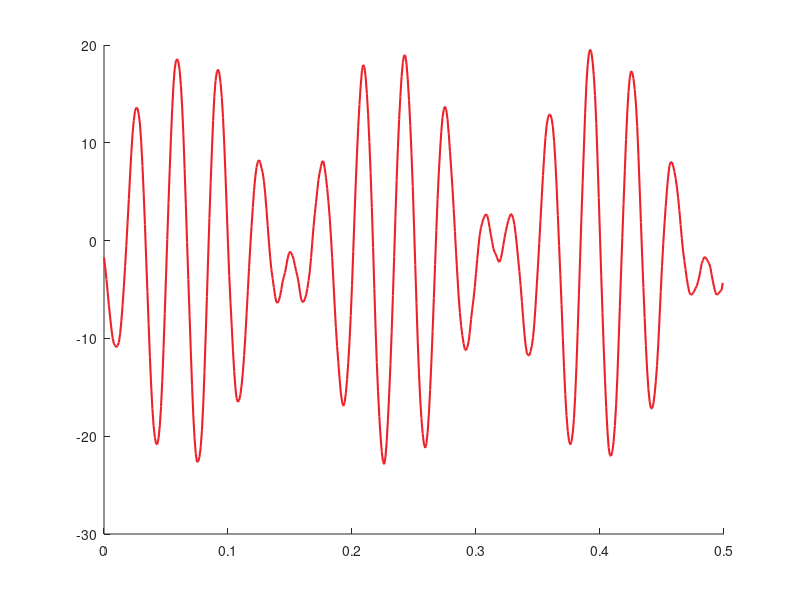

Here is the MATLAB script that generated this plot: (Note: this script raises an error after producing the figure.)
close all
clear

input_curve = load('./data/Measure_unknown.txt');
track_input = load('./data/KF_track_unknown_measure.txt');
time_axis = linspace(0, (length(input_curve)-1)*1e-3, length(input_curve));

% Convert the hexadecimal color code to RGB values
track_color = [237, 33, 41] / 255; % RGB values for #ED2129
input_color = [0.23, 0.27, 0.61];
figure('Units', 'centimeters', 'Position', [2, 2, 10, 6]); % Adjust the figure size and position

hold on; % Enable holding multiple plots in the same figure
%plot(time_axis, input_curve, 'Color', input_color, 'LineWidth', 1.5); % Plot the input_curve with a linewidth of 2
plot(time_axis, input_curve, 'Color', track_color, 'LineWidth', 1.5);
% Plot the track_input as scatter points with delay step of 3
scatter(time_axis(1:3:end), track_input(1:3:end), 'MarkerFaceColor', input_color, 'MarkerEdgeColor', input_color, 'SizeData', 8);

hold off; % Disable holding multiple plots

% Add labels and title to the plot
xlabel('Time (s)', 'FontSize', 10); % Adjust font size
ylabel('Response (mV)', 'FontSize', 10); % Adjust font size
%title('Unknown Input Curve and Track Input', 'FontSize', 12); % Adjust font size and style

% Add grid to the plot
grid on;

% Set y-axis limits
ylim([-24, 21]);

% Adjust the tick labels font size
set(gca, 'FontSize', 8);

% Adjust the line widths for better visibility in print
set(findobj(gca, 'Type', 'Line'), 'LineWidth', 1.2);

% Adjust the axes properties
ax = gca;
ax.LineWidth = 0.8;
ax.Box = 'on';

% Save the figure as a high-resolution image for the scientific paper
print('plot_track_dynamic_measure', '-dpng', '-r600'); % Specify the desired image format and resolution
